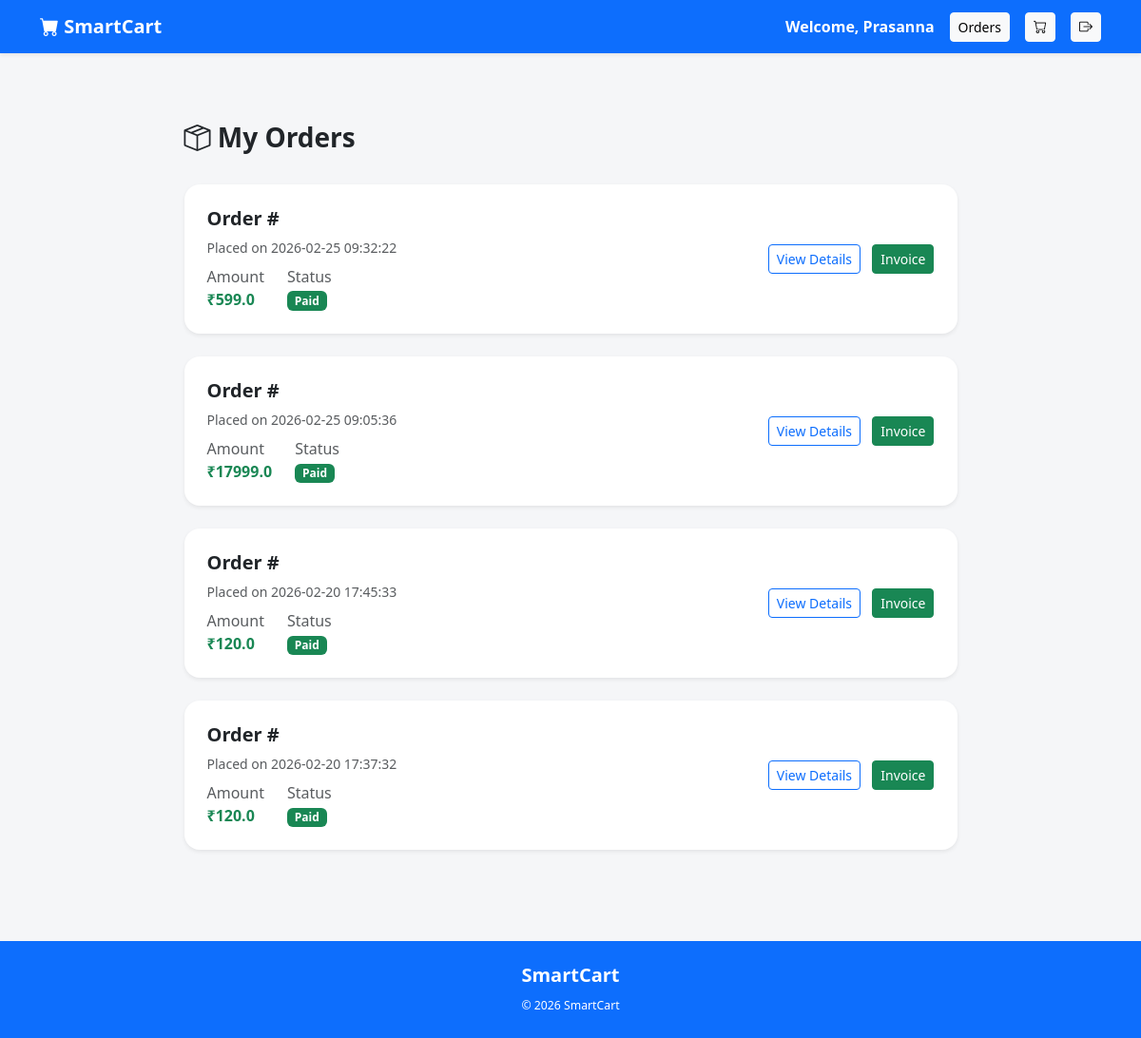
Page /user/my-orders (signed in) on the earlier database version.
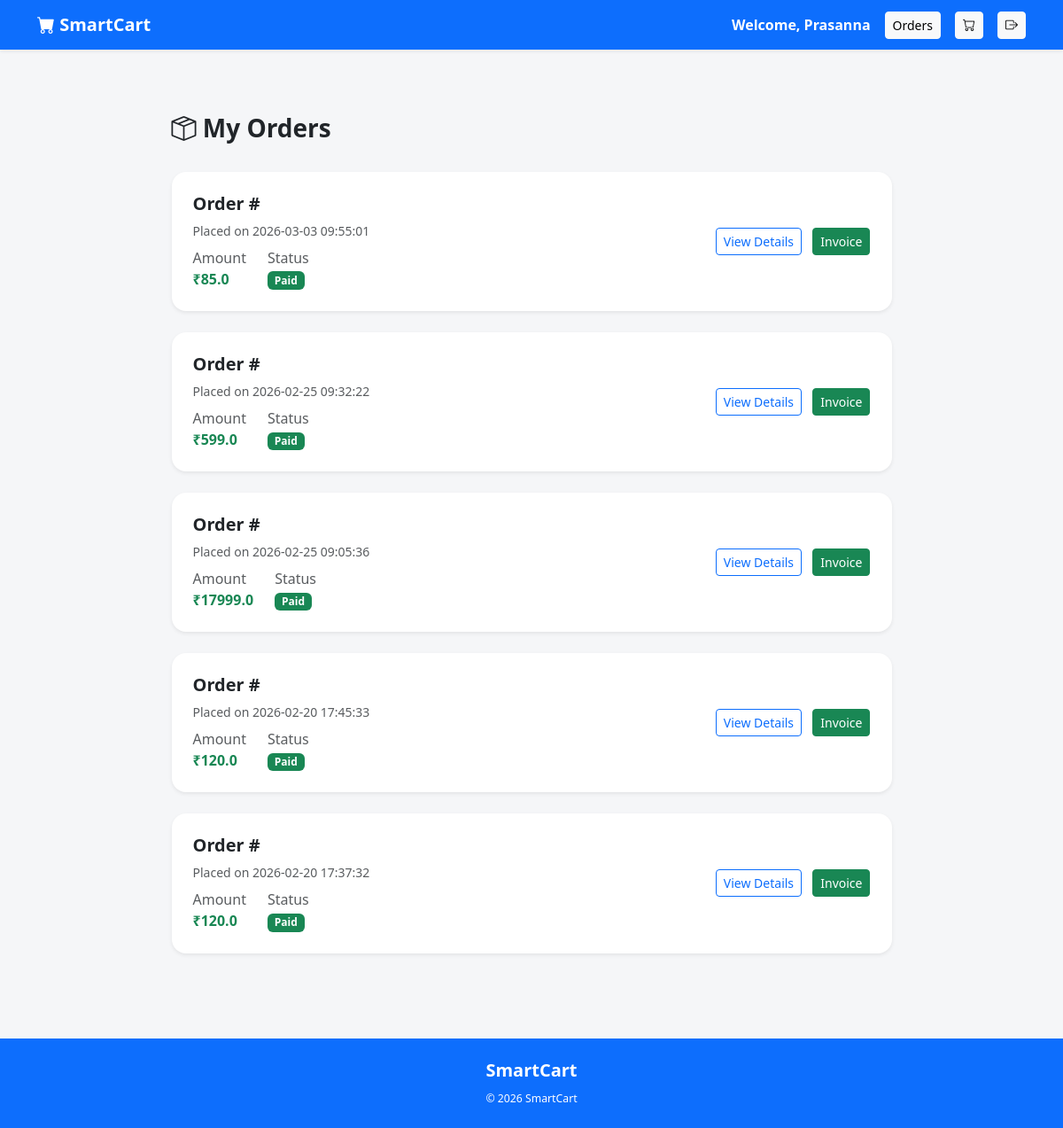
Same page on the later database version.
### tables this page shows
CREATE TABLE orders (
    order_id INTEGER PRIMARY KEY AUTOINCREMENT,
    user_id INTEGER NOT NULL,
    razorpay_order_id TEXT,
    razorpay_payment_id TEXT,
    amount REAL,
    payment_status TEXT,
    created_at DATETIME DEFAULT CURRENT_TIMESTAMP,
    address_id INTEGER,
    FOREIGN KEY (user_id) REFERENCES users(user_id),
    FOREIGN KEY (address_id) REFERENCES user_addresses(address_id)
);

### app.py (the view)
@app.route('/user/my-orders')
def my_orders():
    if 'user_id' not in session:
        flash("Please login!", "danger")
        return redirect('/user-login')
    conn = get_db_connection()
    cursor = conn.cursor()
    cursor.execute(
        "SELECT * FROM orders WHERE user_id=? ORDER BY created_at DESC",
        (session['user_id'],)
    )
    orders = cursor.fetchall()
    cursor.close()
    conn.close()
    return render_template("user/my_orders.html", orders=orders)

### app.py (called while the page is built)
def get_db_connection():
    conn = sqlite3.connect("smartcart.db")
    conn.row_factory = sqlite3.Row
    conn.execute("PRAGMA foreign_keys = ON")
    return conn

### templates/user/my_orders.html (shortened to what this page needs)
{% extends "base1.html" %}
{% block content %}
<div class="container py-5">
    <div class="row justify-content-center">
        <div class="col-lg-9">
            <div class="d-flex justify-content-between align-items-center mb-4">
                <h3 class="fw-bold">
                    <i class="bi bi-box-seam"></i> My Orders
                </h3>
            </div>
            {% if orders|length == 0 %}
                <div class="card border-0 shadow-sm rounded-4 text-center p-5">
                    <i class="bi bi-cart-x text-muted" style="font-size: 50px;"></i>
                    <h5 class="mt-3">No Orders Yet</h5>
                    <p class="text-muted">
                        Looks like you haven't placed any orders.
                    </p>
                    <a href="/user/products" class="btn btn-primary mt-3 px-4">
                        Start Shopping
                    </a>
                </div>
            {% else %}
                {% for order in orders %}
                <div class="card border-0 shadow-sm rounded-4 mb-4">
                    <div class="card-body p-4">
                        <div class="row align-items-center">
                            <div class="col-md-8">
                                <h5 class="fw-bold mb-2">
                                    Order #{{ order.user_order_no }}
                                </h5>
                                <div class="text-muted small mb-2">
                                    Placed on {{ order.created_at }}
                                </div>
                                <div class="d-flex gap-4">
                                    <div>
                                        <span class="text-muted">Amount</span><br>
                                        <span class="fw-bold text-success">
                                            ₹{{ order.amount }}
                                        </span>
                                    </div>
                                    <div>
                                        <span class="text-muted">Status</span><br>
                                        {% if order.payment_status == 'Paid' %}
                                            <span class="badge bg-success">
                                                {{ order.payment_status }}
                                            </span>
                                        {% else %}
                                            <span class="badge bg-warning text-dark">
                                                {{ order.payment_status }}
                                            </span>
                                        {% endif %}
                                    </div>
                                </div>
                            </div>
                            <div class="col-md-4 text-md-end mt-3 mt-md-0">
                                <a href="/user/order-success/{{ order.order_id }}"
                                   class="btn btn-outline-primary btn-sm me-2">
                                    View Details
                                </a>
                                <a href="/user/download-invoice/{{ order.order_id }}"
                                   class="btn btn-success btn-sm">
                                    Invoice
                                </a>
                            </div>
                        </div>
                    </div>
                </div>
                {% endfor %}
            {% endif %}
        </div>
    </div>
</div>
{% endblock %}

Differences in the rows shown:
added orders: created_at "2026-03-03 09:55:01", amount "85.0", payment_status "Paid"
